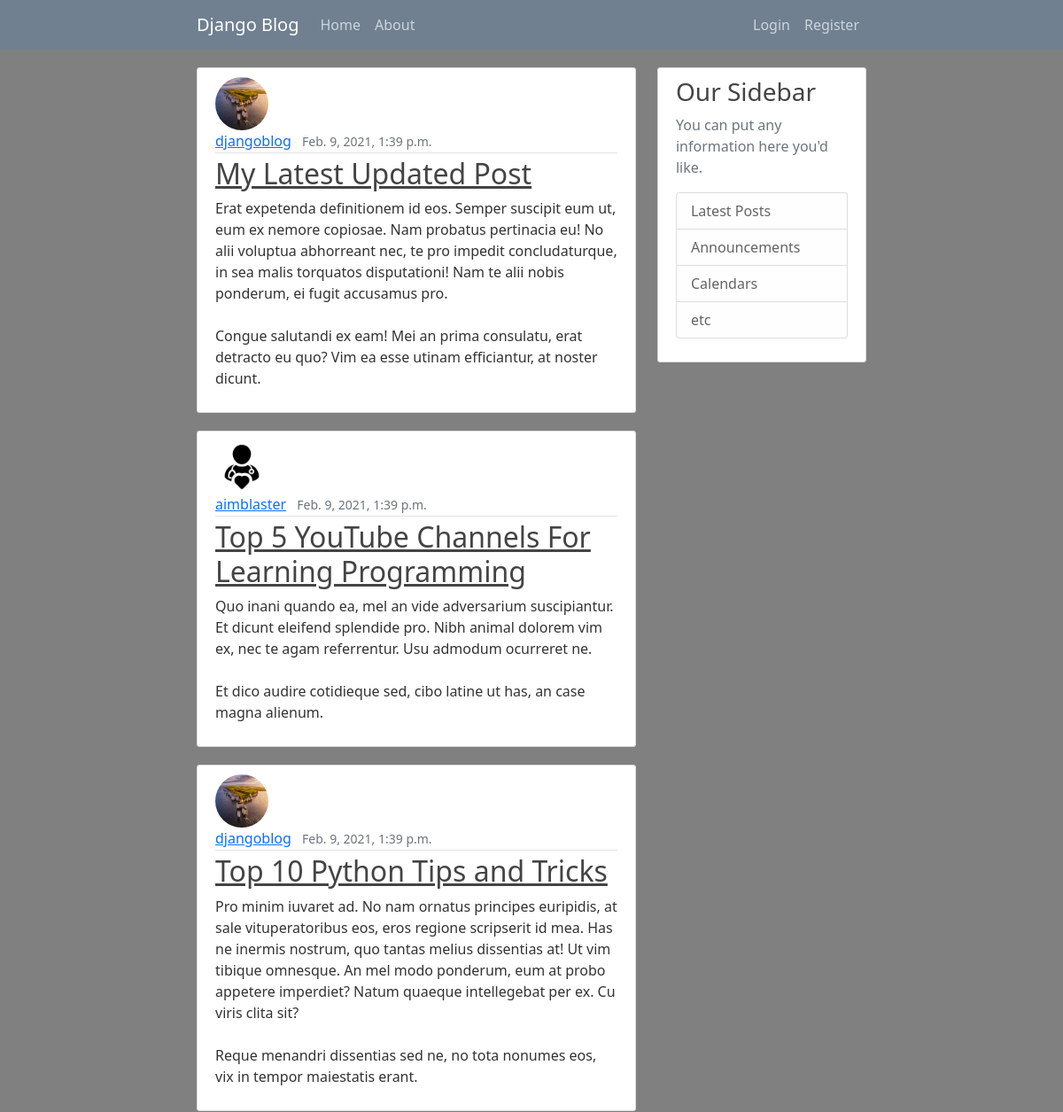
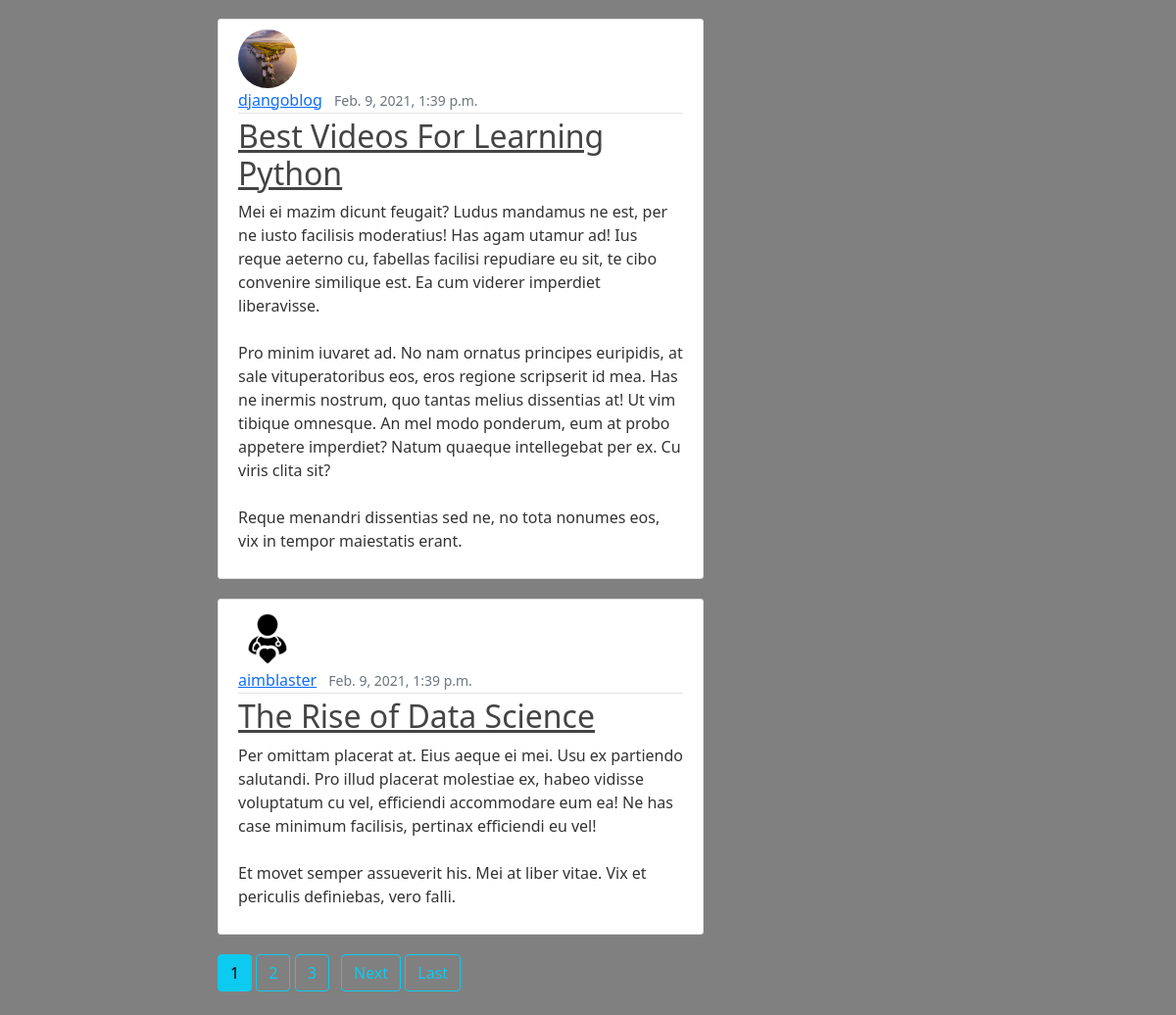
The page / on the database its author committed (2 pictures, top to bottom).
### blog/models.py (models this page shows, shortened)
class Post(models.Model):
    title = models.CharField(max_length=100)
    content = models.TextField()
    date_posted = models.DateTimeField(default=timezone.now)
    author = models.ForeignKey(User, on_delete=models.CASCADE)

### users/models.py (models this page shows, shortened)
class Profile(models.Model):
    user = models.OneToOneField(User, on_delete=models.CASCADE)
    image = models.ImageField(default='default.jpg', upload_to='profile_pics')

### blog/views.py (the view)
# urls.py: path('', views.PostListView.as_view(), name='blog-home'),
class PostListView(ListView):
    model = Post
    template_name='blog/home.html'
    context_object_name = 'posts'
    ordering = ['-date_posted']
    paginate_by = 5

### blog/templates/blog/home.html (shortened to what this page needs)
{% extends "blog/base.html" %}
{% block content %}
    {% for post in posts %}
        <article class="media content-section">
            <img class="rounded-circle article-img" src="{{ post.author.profile.image.url }}">
            <div class="media-body">
                <div class="article-metadata">
                    <a class="me-2" href="{% url 'user-posts' post.author.username %}">{{ post.author }}</a>
                    <small class="text-muted">{{ post.date_posted }}</small>
                </div>
                <h2><a class="article-title" href="{% url 'post-detail' post.id %}">{{ post.title }}</a></h2>
                <p class="article-content">{{ post.content }}</p>
            </div>
        </article>
    {% endfor %}
    {% if is_paginated %}
        {% for num in page_obj.paginator.page_range %}
            {% if num == page_obj.number %}
                <a href="?page={{ num }}" class="btn btn-info mb-4">{{ num }}</a>
            {% elif num > page_obj.number|add:'-3' and num < page_obj.number|add:'3' %}
                <a href="?page={{ num }}" class="btn btn-outline-info mb-4">{{ num }}</a>
            {% endif %}
        {% endfor %}
        {% if page_obj.has_next %}
            <a href="?page={{ page_obj.next_page_number }}" class="btn btn-outline-info mb-4 ms-2">Next</a>
            <a href="?page={{ page_obj.paginator.num_pages }}" class="btn btn-outline-info mb-4">Last</a>
        {% endif %}
    {% endif %}
{% endblock content %}

### blog/templates/blog/base.html (shortened to what this page needs)
{% load static %}
<!DOCTYPE html>
<html lang="en">
<head>
    <link href="https://cdn.jsdelivr.net/npm/bootstrap@5.0.0-beta1/dist/css/bootstrap.min.css" rel="stylesheet">
    <link rel="stylesheet" type="text/css" href="{% static 'blog/main.css' %}">
</head>
<body>
    <header class="site-header">
        <nav class="navbar navbar-expand-lg navbar-dark" style="background-color:slategrey; margin-bottom: 20px;">
            <div class="container">
                <a class="navbar-brand" href="{% url 'blog-home' %}">Django Blog</a>
                <div class="collapse navbar-collapse" id="navbarNavAltMarkup">
                    <div class="navbar-nav me-auto">
                        <a class="nav-item nav-link" href="{% url 'blog-home' %}">Home</a>
                        <a class="nav-item nav-link" href="{% url 'blog-about' %}">About</a>
                    </div>
                    <div class="navbar-nav">
                        {% if user.is_authenticated %}
                            <a class="nav-item nav-link" href="{% url 'post-create' %}">New Post</a>
                            <a class="nav-item nav-link" href="{% url 'users-profile' %}">{{ user.username }}</a>
                            <a class="nav-item nav-link" href="{% url 'users-logout' %}">Logout</a>
                        {% else %}
                            <a class="nav-item nav-link" href="{% url 'users-login' %}">Login</a>
                            <a class="nav-item nav-link" href="{% url 'users-register' %}">Register</a>
                        {% endif %}
                    </div>
                </div>
            </div>
        </nav>
    </header>
    <main role="main" class="container">
        <div class="row">
            <div class="col-md-8">
                {% block content %}{% endblock %}
            </div>
            <div class="col-md-4">
                <div class="content-section">
                    <h3>Our Sidebar</h3>
                    <p class='text-muted'>You can put any information here you'd like.
                    <ul class="list-group">
                        <li class="list-group-item list-group-item-light">Latest Posts</li>
                        <li class="list-group-item list-group-item-light">Announcements</li>
                        <li class="list-group-item list-group-item-light">Calendars</li>
                        <li class="list-group-item list-group-item-light">etc</li>
                    </ul>
                    </p>
                </div>
            </div>
        </div>
    </main>
</body>
</html>

### blog/static/blog/main.css (style rules this page uses)
body { background: grey; color: #333333; }
h1, h2, h3, h4, h5, h6 { color: #444444; }
ul { margin: 0; }
@media screen and (min-width: 1024px) { .container { width: 65%; } }
.media-body { display: inline-block; }
.site-header .navbar-nav .nav-link { color: #cbd5db; }
.content-section { background: #ffffff; padding: 10px 20px; border: 1px solid #dddddd; border-radius: 3px; margin-bottom: 20px; }
.article-title { color: #444444; }
.article-content { white-space: pre-line; }
.article-img { height: 60px; width: 60px; margin-right: 16px; vertical-align: top; }
.article-metadata { padding-bottom: 1px; margin-bottom: 4px; border-bottom: 1px solid #e3e3e3 }

### rows shown on the page
Post: author.profile.image (picture), author "djangoblog", date_posted "Feb. 9, 2021, 1:39 p.m.", title "My Latest Updated Post", content "Erat expetenda definitionem id eos. Semper suscipit eum ut, eum ex nemore copiosae. Nam probatus pertinacia eu! No alii voluptua abhorreant nec, te pro impedit concludaturque, in sea malis torquatos disputationi! Nam te alii nobis ponderum, ei fugit accusamus pro. Congue salutandi ex eam! Mei an prima consulatu, erat detracto eu quo? Vim ea esse utinam efficiantur, at noster dicunt."
Post: author.profile.image (placeholder picture), author "aimblaster", date_posted "Feb. 9, 2021, 1:39 p.m.", title "Top 5 YouTube Channels For Learning Programming", content "Quo inani quando ea, mel an vide adversarium suscipiantur. Et dicunt eleifend splendide pro. Nibh animal dolorem vim ex, nec te agam referrentur. Usu admodum ocurreret ne. Et dico audire cotidieque sed, cibo latine ut has, an case magna alienum."
Post: author.profile.image (picture), author "djangoblog", date_posted "Feb. 9, 2021, 1:39 p.m.", title "Top 10 Python Tips and Tricks", content "Pro minim iuvaret ad. No nam ornatus principes euripidis, at sale vituperatoribus eos, eros regione scripserit id mea. Has ne inermis nostrum, quo tantas melius dissentias at! Ut vim tibique omnesque. An mel modo ponderum, eum at probo appetere imperdiet? Natum quaeque intellegebat per ex. Cu viris clita sit? Reque menandri dissentias sed ne, no tota nonumes eos, vix in tempor maiestatis erant."
Post: author.profile.image (picture), author "djangoblog", date_posted "Feb. 9, 2021, 1:39 p.m.", title "Best Videos For Learning Python", content "Mei ei mazim dicunt feugait? Ludus mandamus ne est, per ne iusto facilisis moderatius! Has agam utamur ad! Ius reque aeterno cu, fabellas facilisi repudiare eu sit, te cibo convenire similique est. Ea cum viderer imperdiet liberavisse. Pro minim iuvaret ad. No nam ornatus principes euripidis, at sale vituperatoribus eos, eros regione scripserit id mea. Has ne inermis nostrum, quo tantas melius dissentias at! Ut vim tibique omnesque. An mel modo ponderum, eum at probo appetere imperdiet? Natum quaeque intellegebat per ex. Cu viris clita sit? Reque menandri dissentias sed ne, no tota nonumes eos, vix in tempor maiestatis erant."
Post: author.profile.image (placeholder picture), author "aimblaster", date_posted "Feb. 9, 2021, 1:39 p.m.", title "The Rise of Data Science", content "Per omittam placerat at. Eius aeque ei mei. Usu ex partiendo salutandi. Pro illud placerat molestiae ex, habeo vidisse voluptatum cu vel, efficiendi accommodare eum ea! Ne has case minimum facilisis, pertinax efficiendi eu vel! Et movet semper assueverit his. Mei at liber vitae. Vix et periculis definiebas, vero falli."

### other values the page prints
{{ num }} "1"
{{ num }} "2" "3"
